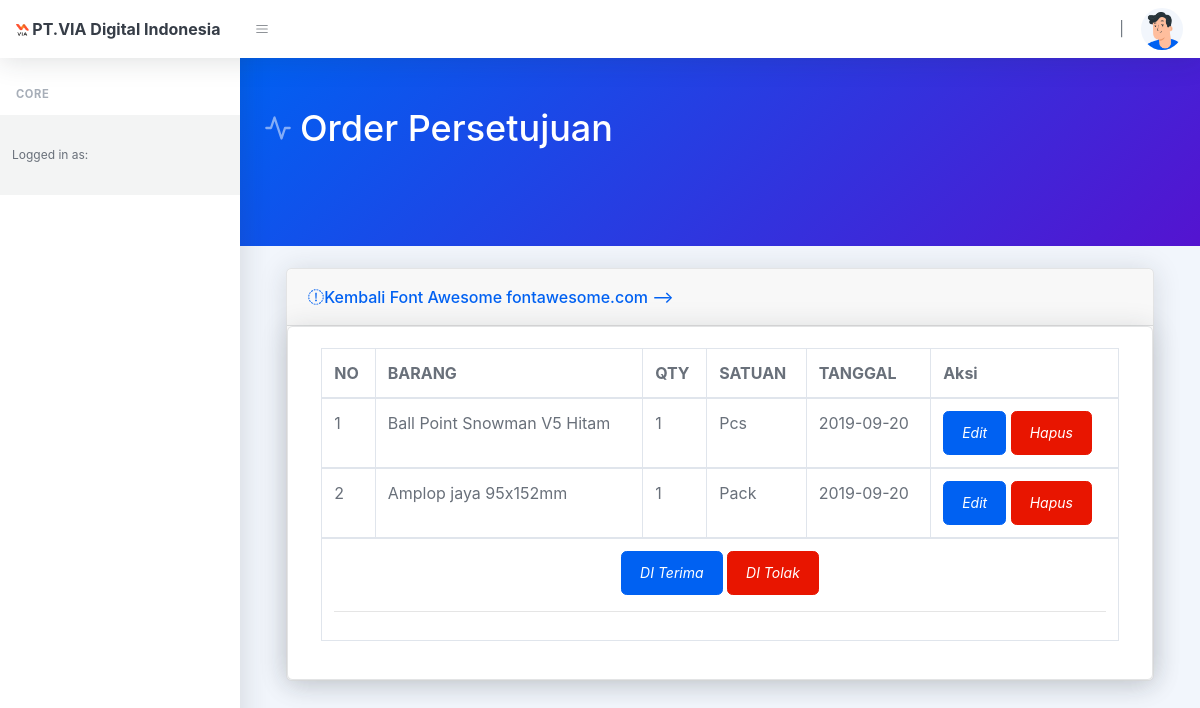
Page /kepala_gs/view/10 on the committed database.
### tables this page shows
CREATE TABLE `data_order` (
  `id_order` int(10) NOT NULL,
  `id_keranjang` varchar(255) NOT NULL,
  `id_barang` varchar(255) NOT NULL,
  `id_dep` varchar(255) NOT NULL,
  `user_id` varchar(255) NOT NULL,
  `qty_order` varchar(255) NOT NULL,
  `tanggal` varchar(50) NOT NULL,
  `ket` text NOT NULL
);

CREATE TABLE `data_barang` (
  `id` int(11) NOT NULL,
  `item` varchar(120) NOT NULL,
  `qty` varchar(120) NOT NULL,
  `satuan` text NOT NULL,
  `kondisi` varchar(50) NOT NULL,
  `status_barang` varchar(50) NOT NULL
);

### application/controllers/Kepala_gs.php (called while the page is built, shortened)
<?php
class Kepala_gs extends CI_Controller
{
    public function __construct()
    {
        $this->load->model('super_model');
        $this->load->model('order_model');
        $this->load->model('jabatan_model');
        $this->load->model('akun_model');
    }
    public function view($id)
    {
        $data['judul'] = 'Order Persetujuan';
        $data['nama'] = $this->session->userdata('nama_lengkap');
        $data['jabatan'] = $this->jabatan_model->getDataById($this->session->userdata('id_jab'));
        $data['alerts'] = $this->super_model->data();
        $data['alerts_3'] = $this->order_model->alerts_3();
        $data['level_akun'] = $this->session->userdata('level');
        $data['data'] = $this->order_model->alerts_3();
        $data['data2'] = $this->super_model->where($id);
        $data['data3'] = $this->super_model->ket($id);
        $data['data4'] = $this->super_model->status($id);
        $data['nama'] = $this->session->userdata('nama_user');
        $this->load->view('template/header', $data);
        $this->load->view('kepala_gs/view', $data);
        $this->load->view('template/footer');
    }
}

### index.php (called while the page is built, shortened)
<?php
require_once BASEPATH.'core/CodeIgniter.php';

### application/models/Super_model.php (called while the page is built, shortened)
<?php
class Super_model extends CI_Model
{
    public function data()
    {
        $this->db->select('*');
        $this->db->from('order_status');
        $this->db->join('departemen', 'departemen.id = order_status.departemen');
        $this->db->where('status', 3);
        $query = $this->db->get();
        return $query->result();
    }
    public function where($id)
    {
        $this->db->select('*');
        $this->db->from('data_order');
        $this->db->join('data_barang', 'data_barang.id = data_order.id_barang');
        $this->db->where('id_keranjang', $id);
        return $this->db->get()->result();
    }
    public function ket($id)
    {
        $this->db->where('id_ker', $id);
        $x = $this->db->get('order_status');
        return $x->row();
    }
    public function status($id)
    {
        $this->db->where('id_ker', $id);
        $x = $this->db->get('order_status');
        return $x->row();
    }
}

### application/views/kepala_gs/view.php (the view)
<div class="container">
    <div class="card-body">
        <div class="card shadow mb-4">
            <div class="card-header">
                <a href="<?= base_url('order') ?>"><i class="fas fa-arrow-circle-left"> Kembali</i></a>
            </div>
            <div class="card">
                <div class="card-body">
                    <div class="row">
                        <div class="table-responsive">
                            <div class="container">
                                <table class="table table-bordered" width="100%" cellspacing="0">
                                    <div class="container">
                                        <thead>
                                            <tr>
                                                <th>NO</th>
                                                <th>BARANG</th>
                                                <th>QTY</th>
                                                <th>SATUAN</th>
                                                <th>TANGGAL</th>
                                                <th>Aksi</th>
                                            </tr>
                                        </thead>
                                        <tbody>
                                            <?php
                                            if ($data4->status == "3") {
                                                $no = 1;
                                                if ($data2 == false) { ?>
                                                    <td colspan='5' align='center'>Data Kosong</td>
                                                    <?php
                                                } else {
                                                    foreach ($data2 as $x) { ?>
                                                        <tr>
                                                            <td><?= $no++; ?></td>
                                                            <td><?= $x->item ?></td>
                                                            <td><?= $x->qty_order ?></td>
                                                            <td><?= $x->satuan ?></td>
                                                            <td><?= $x->tanggal ?></td>
                                                            <td>
                                                                <a href="<?= base_url('kepala_gs/edit/') . $x->id_order ?>"><i class="btn btn-primary"> Edit</i></a>
                                                                <a href="<?= base_url('kepala_gs/hapus/') . $x->id_order ?>" onclick="return confirm('Yakin Hapus?')"><i class="btn btn-danger"> Hapus</i></a>
                                                            </td>
                                                        </tr>
                                        </tbody>
                                    <?php } ?>
                                    <?php $no = 1;
                                                    foreach ($data2 as $k) :
                                                        if ($no++ > 1) break;
                                    ?>
                                        <td colspan='6' align="center">
                                            <a href="<?= base_url('kepala_gs/diterima/') . $k->id_keranjang ?>"><i class="btn btn-primary"> DI Terima</i></a>
                                            <a href="<?= base_url('kepala_gs/ditolak/') . $k->id_keranjang ?>"><i class="btn btn-danger">DI Tolak</i></a>
                                            <hr>
                                        <?php endforeach; ?>
                                        </td>
                                    <?php }
                                            } elseif ($data4->status == "2") { ?>
                                    <td colspan='5' align='center'>Data Kosong</td>
                                <?php } elseif ($data4->status == "1") { ?>
                                    <td colspan='5' align='center'>Data Kosong</td>
                                <?php } elseif ($data4->status == "4") { ?>
                                    <td colspan='5' align='center'>Data Kosong</td>
                                <?php   } ?>
                                </table>
                            </div>
                        </div>
                    </div>
                </div>
            </div>
        </div>
    </div>

### rows in the picture
data_order: data_barang.item "Ball Point Snowman V5 Hitam", qty_order "1", data_barang.satuan "Pcs", tanggal "2019-09-20"
data_order: data_barang.item "Amplop jaya 95x152mm", qty_order "1", data_barang.satuan "Pack", tanggal "2019-09-20"

### other values in the picture
$judul "Order Persetujuan"
